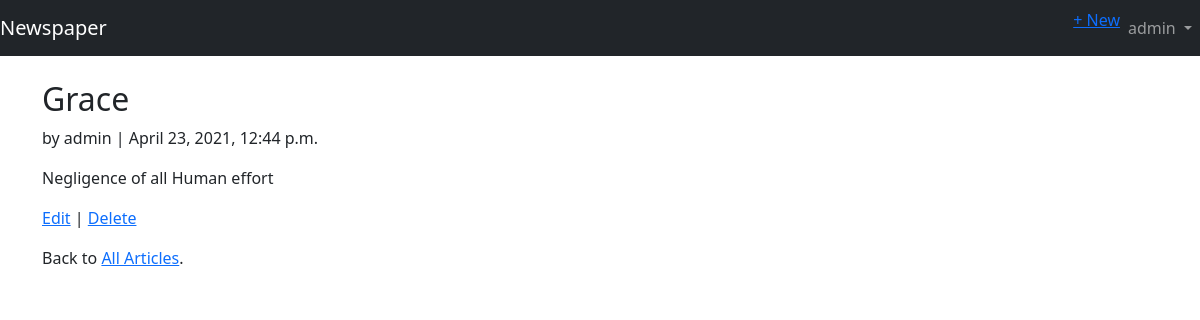
/articles/2/ (signed in), run on the app's committed database.
### users/models.py (models this page shows)
class CustomUser(AbstractUser):
    age = models.PositiveIntegerField(null=True, blank=True)

### articles/models.py (models this page shows, shortened)
class Article(models.Model):
    title = models.CharField(max_length=255)
    body = models.TextField()
    date = models.DateTimeField(auto_now_add=True)
    author = models.ForeignKey(
        get_user_model(),
        on_delete=models.CASCADE,
    )

### articles/views.py (the view)
# urls.py: path('<int:pk>/', ArticleDetailView.as_view(), name='article_detail'),
class ArticleDetailView(LoginRequiredMixin, DetailView): # new
    model = Article
    template_name = 'article_detail.html'
    login_url = 'login'

### templates/article_detail.html
{% extends 'base.html' %}
{% block content %}
    <div class="article-entry">
        <h2>{{ object.title }}</h2>
        <p>by {{ object.author }} | {{ object.date }}</p>
        <p>{{ object.body }}</p>
    </div>
    <p><a href="{% url 'article_edit' article.pk %}">Edit</a> |
    <a href="{% url 'article_delete' article.pk %}">Delete</a></p>
    <p>Back to <a href="{% url 'article_list' %}">All Articles</a>.</p>
{% endblock content %}

### templates/base.html (shortened to what this page needs)
<!doctype html>
<html lang="en">
    <head>
    <link href="https://cdn.jsdelivr.net/npm/bootstrap@5.0.0-beta3/dist/css/bootstrap.min.css" rel="stylesheet"
>
    </head>
    <body>
        <nav class="navbar navbar-expand-md navbar-dark bg-dark mb-4">
            <a class="navbar-brand" href="{% url 'home' %}">
                Newspaper
            </a>
            <div class="collapse navbar-collapse" id="navbarCollapse">
                {% if user.is_authenticated %}
                    <ul class="navbar-nav  ms-md-auto">
                        <li class="nav-item"><a href="{% url 'article_new' %}">+ New</a></li>
                        <li class="nav-item">
                            <a class="nav-link dropdown-toggle" href="#" id="userMenu"
                            data-toggle="dropdown" aria-haspopup="true"
                            aria-expanded="false">
                            {{ user.username }}
                            </a>
                       </li>
                    </ul>
                {% endif %}
            </div>
        </nav>
       <div class="container">
           {% block content %}
           {% endblock content %}
       </div>
    </body>
</html>

### data on the page
CustomUser: username "admin"
Article: title "Grace", author "admin", date "April 23, 2021, 12:44 p.m.", body "Negligence of all Human effort"
